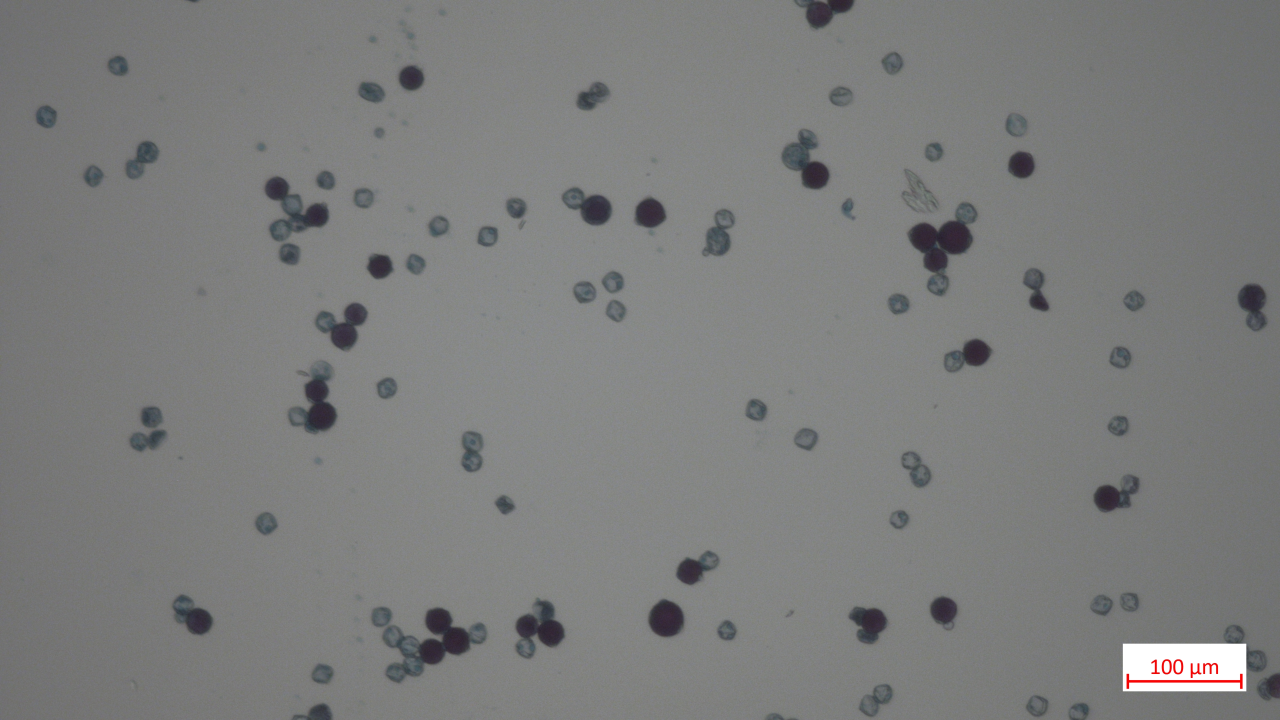
#> input picture 2.jpg, 3840 x 2160 px (shown at 1/3 size)
$ jupyter execute --allow-errors final.ipynb
#> lines starting #> are read from the running program, lines starting #| are printed output that depends on the picture; after the words box and inside, x2 and y2 are one past the last pixel; in counts of white or black regions, pixels touching at a corner belong together
#> (a cell that did not finish here is left out)

#> (a cell that did not finish here is left out)

[cell 3]
import cv2
import numpy as np

def nothing(x):
    pass

#this function shall be implemented for calling the gaussian trackbar values and dilation values
#because their values should always be positive
def isOdd(x):
    if (x%2==0):
        return x+1
    return x


#read image should also be in function
# Read image.
img = cv2.imread('2.jpg', cv2.IMREAD_COLOR)
#> img is the input picture: shape (2160, 3840, 3); mean B, G, R 124.1, 124.6, 123.7
# img = cv2.imread('1.jpg', cv2.IMREAD_COLOR)
h, w, c = img.shape
#> h = 2160; w = 3840; c = 3
img=cv2.resize(img, (int(w*0.15),int(h*0.25)))
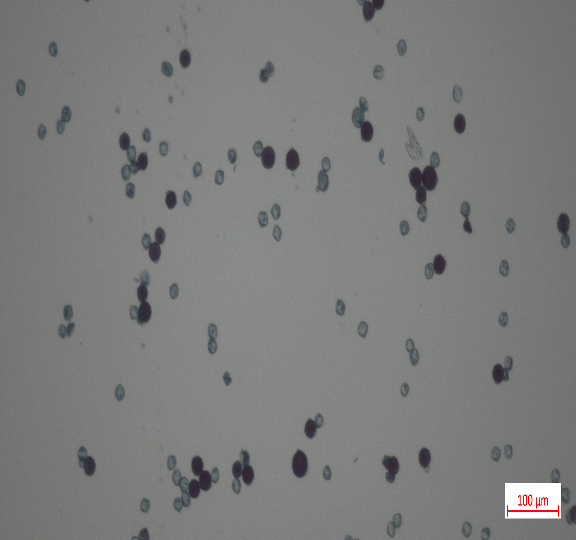
#> img: shape (540, 576, 3); mean B, G, R 124.1, 124.7, 123.8
hsv = cv2.cvtColor(img, cv2.COLOR_BGR2HSV)
#> hsv: shape (540, 576, 3); mean H, S, V 68.7, 7, 125.8

#these trackbars should be implemented using tkinter in python
cv2.namedWindow("Trackbars", cv2.WINDOW_NORMAL)
cv2.resizeWindow("Trackbars",640,400)
cv2.createTrackbar("L - H", "Trackbars", 0, 179, nothing)
cv2.createTrackbar("L - S", "Trackbars", 0, 255, nothing)
cv2.createTrackbar("L - V", "Trackbars", 0, 255, nothing)
cv2.createTrackbar("U - H", "Trackbars", 179, 179, nothing)
cv2.createTrackbar("U - S", "Trackbars", 255, 255, nothing)
cv2.createTrackbar("U - V", "Trackbars", 255, 255, nothing)
cv2.createTrackbar("Gaussian Blur", "Trackbars", 1, 21, nothing)
cv2.createTrackbar("Dilation Kernel", "Trackbars", 1, 21, nothing)
cnt = 0

while True:
#     _, frame = cap.read()
#     hsv = cv2.cvtColor(image, cv2.COLOR_BGR2HSV)

    l_h = cv2.getTrackbarPos("L - H", "Trackbars")
    l_s = cv2.getTrackbarPos("L - S", "Trackbars")
    l_v = cv2.getTrackbarPos("L - V", "Trackbars")
    u_h = cv2.getTrackbarPos("U - H", "Trackbars")
    u_s = cv2.getTrackbarPos("U - S", "Trackbars")
    u_v = cv2.getTrackbarPos("U - V", "Trackbars")

    #get parameter for trackbar
    g_b = isOdd(cv2.getTrackbarPos("Gaussian Blur", "Trackbars"))
    cv2.setTrackbarPos( "Gaussian Blur", "Trackbars", g_b)
    d_k = isOdd(cv2.getTrackbarPos("Dilation Kernel", "Trackbars"))
    cv2.setTrackbarPos( "Dilation Kernel", "Trackbars", d_k)


    lower_blue = np.array([l_h, l_s, l_v])
    upper_blue = np.array([u_h, u_s, u_v])
    binary_mask = cv2.inRange(hsv, lower_blue, upper_blue) #this is the binary image?
#> binary_mask: shape (540, 576); every value is 255

    result = cv2.bitwise_and(img, img, mask=binary_mask) #this gets the binary picture with the objects in white

    #next step is to convert the resulting image to grayscale
    gray = cv2.cvtColor(result, cv2.COLOR_BGR2GRAY)

    #getting the gaussian blur of the image. But what is the best kernel size?
    blur = cv2.GaussianBlur(gray, (g_b, g_b), 1)
    canny = cv2.Canny(blur, 30, 150, 3) #use this if we are using the blur
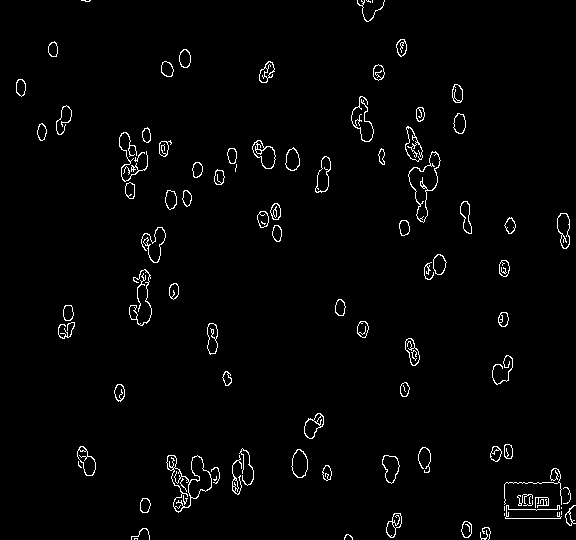
#> canny: shape (540, 576); 2.1% white in thin lines or dots

    #else this
#     canny = cv2.Canny(gray, 30, 150, 3) #comment lines of blur and canny if we will use this

    dilated = cv2.dilate(canny, (d_k, d_k), iterations=1)
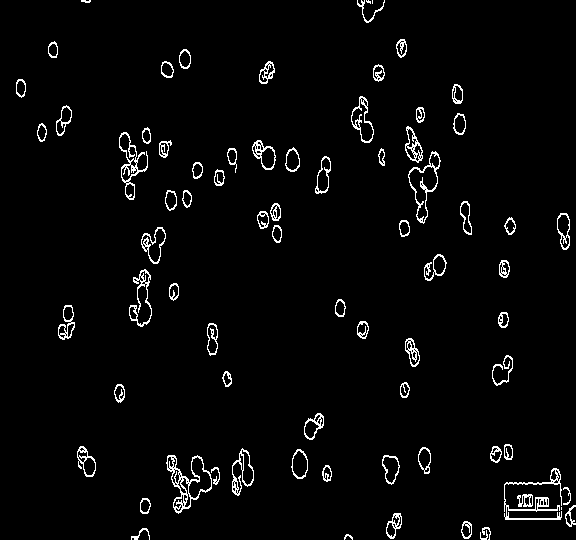
#> dilated: shape (540, 576); 3% white in thin lines or dots
    (cnt, hierarchy) = cv2.findContours(dilated.copy(), cv2.RETR_EXTERNAL, cv2.CHAIN_APPROX_NONE)
#> cnt = 76 contours, 8 with area under 20; largest, box (x1, y1, x2, y2) and area: (166, 455, 212, 514) 1261, (408, 151, 441, 224) 1037, (119, 132, 148, 200) 708, (351, 96, 374, 143) 556, (141, 227, 166, 264) 489
    rgb = cv2.cvtColor(result, cv2.COLOR_BGR2RGB)
    cv2.drawContours(rgb, cnt, -1, (0, 255, 0), 2)
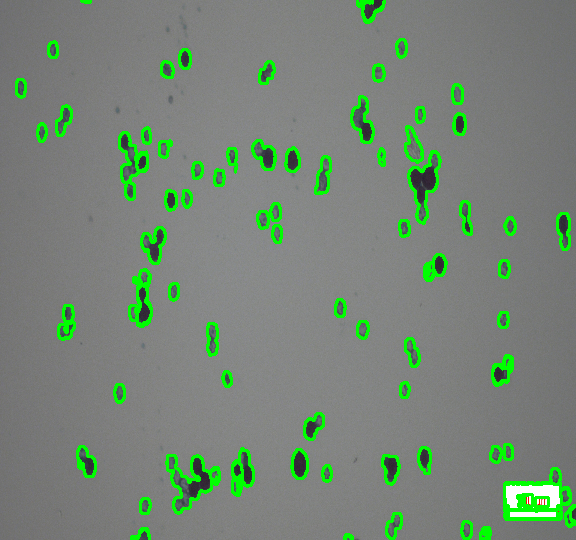
#> rgb: shape (540, 576, 3); mean R, G, B 117.6, 132.7, 117.9

    #the following are the sample of showing the images in the testing phase
    cv2.imshow("frame", img) #this is the first image that should be shown in the gui, the input image
    cv2.imshow("mask", binary_mask)
    cv2.imshow("result", result)
    cv2.imshow("gray", gray)
    cv2.imshow("dilated", dilated)
    cv2.imshow("rgb", rgb) #this is the next image, which is the result


    if cv2.waitKey(1) & 0xFF == 27:
#> (key Esc is pressed here)
        break
print(f"Total count of objects: {len(cnt)}")
#| Total count of objects: 76
cv2.destroyAllWindows()

$ run again, with 1.jpg copied over 2.jpg
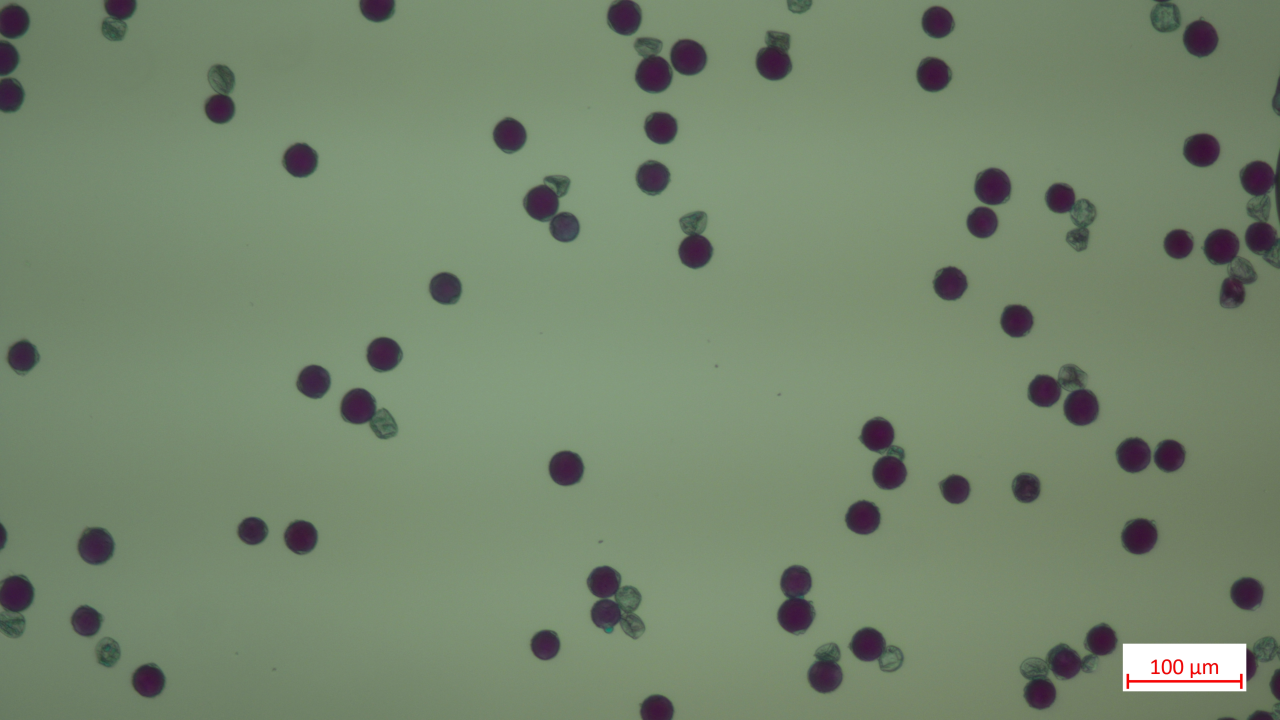
#> input picture 1.jpg, 3840 x 2160 px (shown at 1/3 size)
#> img is the input picture: shape (2160, 3840, 3); mean B, G, R 109.1, 134.1, 117.3
#> img: shape (540, 576, 3)
#> hsv: shape (540, 576, 3); mean H, S, V 55.4, 52.7, 135.4
#> binary_mask: shape (540, 576); every value is 255
#> `canny = cv2.Canny(blur, 30, 150, 3)`:
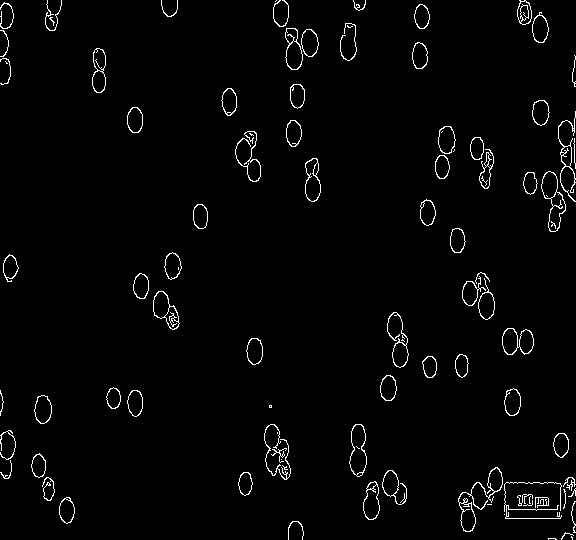
#> canny: shape (540, 576); 2.2% white in thin lines or dots
#> dilated: shape (540, 576); 3.2% white in thin lines or dots
#> cnt = 65 contours, 7 with area under 20; largest, box (x1, y1, x2, y2) and area: (504, 482, 562, 520) 2020, (458, 467, 503, 533) 1078, (264, 424, 291, 481) 970, (285, 28, 319, 71) 916, (462, 272, 495, 321) 841
#> `cv2.drawContours(rgb, cnt, -1, (0, 255, 0), 2)`:
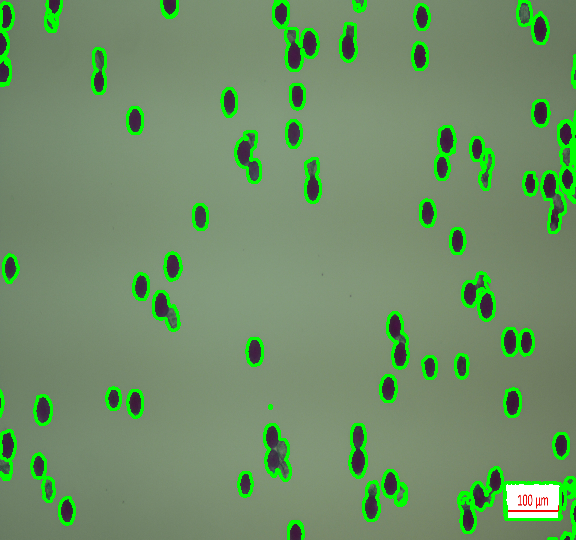
#> rgb: shape (540, 576, 3); mean R, G, B 111.7, 143.1, 103.7
#| Total count of objects: 65

$ run again, with test_image2.jpg copied over 2.jpg
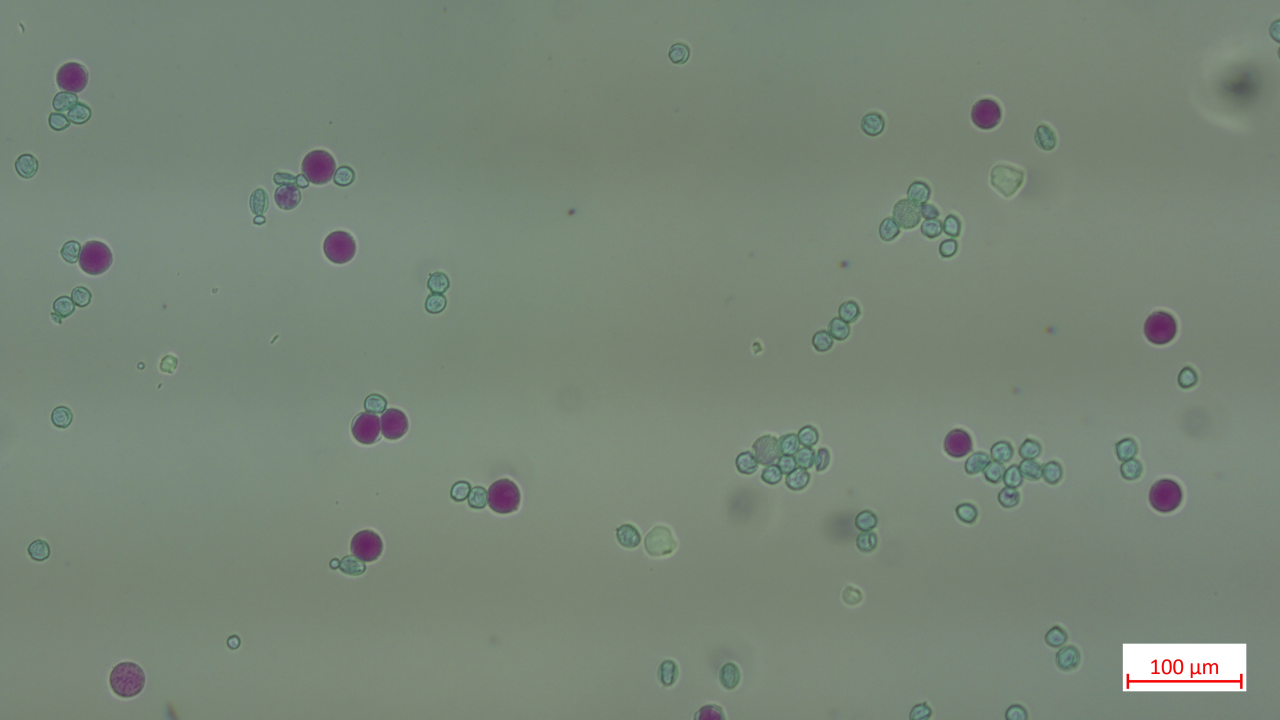
#> input picture test_image2.jpg, 3840 x 2160 px (shown at 1/3 size)
#> img is the input picture: shape (2160, 3840, 3); mean B, G, R 119.3, 134, 120.7
#> img: shape (540, 576, 3)
#> hsv: shape (540, 576, 3); mean H, S, V 58.4, 31.7, 134.6
#> binary_mask: shape (540, 576); every value is 255
#> `canny = cv2.Canny(blur, 30, 150, 3)`:
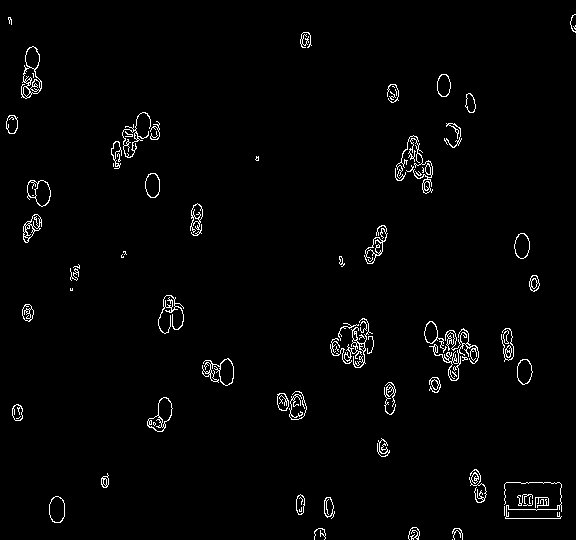
#> canny: shape (540, 576); 2% white in thin lines or dots
#> dilated: shape (540, 576); 3% white in thin lines or dots
#> cnt = 46 contours, 4 with area under 20; largest, box (x1, y1, x2, y2) and area: (504, 482, 562, 520) 1627, (424, 321, 479, 382) 1360, (330, 318, 374, 369) 1148, (395, 135, 433, 195) 1020, (21, 46, 42, 100) 711
#> `cv2.drawContours(rgb, cnt, -1, (0, 255, 0), 2)`:
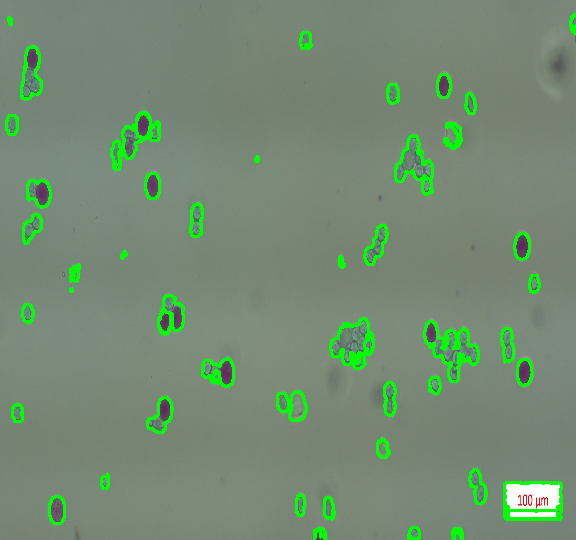
#> rgb: shape (540, 576, 3); mean R, G, B 115.8, 139.1, 114.5
#| Total count of objects: 46
